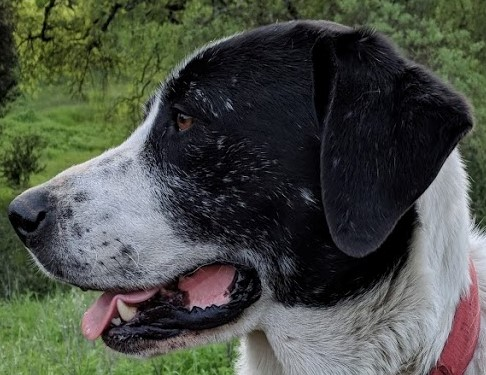
#> input picture sammy_face.jpg, 486 x 375 px, found by its file name
$ jupyter execute --allow-errors 'Edge and Grid detection.ipynb'   (shell and % lines are left out)
#> lines starting #> are read from the running program, lines starting #| are printed output that depends on the picture; after the words box and inside, x2 and y2 are one past the last pixel; in counts of white or black regions, pixels touching at a corner belong together
### Canny Edge Detection algorithm which is a mutli stage process of finding the edges in an image. The steps are as follows -
#### 1 - Find the intensity gradients of the image.
#### 2 - Apply non-maximum suppression to get rid of spurious response to edge detection.
#### 3 - Apply double threshold to detect potential edges.
#### 4 - Track edges by hysteresis: Finalize the detection of edges by suppressing all the other edges that are weak and not connected to strong edges.
##### Canny algorithm also requires users to decide on low and high threshold values.

[cell 1]
import cv2
import numpy as np
import matplotlib.pyplot as plt

[cell 2]
img = cv2.imread('Computer-Vision-with-Python/DATA/sammy_face.jpg')
#> img is the input picture: shape (375, 486, 3); mean B, G, R 70, 78.7, 74.2

[cell 3]
plt.imshow(img)

[cell 4]
edges = cv2.Canny(image= img, threshold1 = 127, threshold2 = 127 )
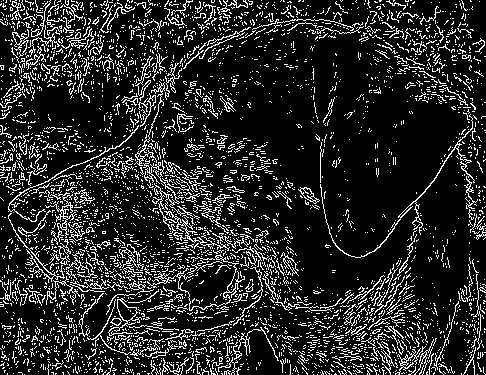
#> edges: shape (375, 486); 15.6% white in thin lines or dots

[cell 5]
plt.imshow(edges)

#### We should always use blurring before detecting edges as it will remove the noise and clear the edges of any random disturbance. Then we can play with threshold values. We have a formula for finding a good threshold value pair.

#> (a cell that did not finish here is left out)

#> (a cell that did not finish here is left out)

#> (a cell that did not finish here is left out)

#> (a cell that did not finish here is left out)

[cell 10]
plt.imshow(edges)

[cell 11]
blurred_img = cv2.blur(img, ksize = (5,5))
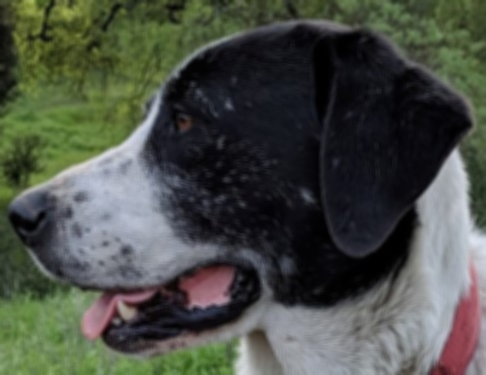
#> blurred_img: shape (375, 486, 3); mean B, G, R 70, 78.7, 74.2

#> (a cell that did not finish here is left out)

[cell 13]
plt.imshow(edges)

# GRID DETECTION

#### Grid patterns are used to calibrate cameras and track motion. We put it in front of any object we want to track and as the grid moves, the tracking is also done.

[cell 14]
flat_chess = cv2.imread('Computer-Vision-with-Python/DATA/flat_chessboard.png')
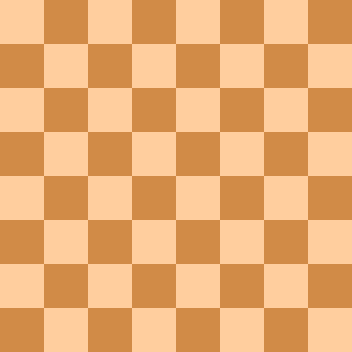
#> input picture flat_chessboard.png, 352 x 352 px, found by its file name
#> flat_chess is the input picture: shape (352, 352, 3); mean B, G, R 114.5, 172.5, 232

[cell 15]
plt.imshow(flat_chess) # Grid must be specifically made to look like a chessboard and place it on top of the object

[cell 16]
found,corners = cv2.findChessboardCorners(flat_chess, (7,7))
#> found = True; corners = 49 rows, first 8: [43.5, 43.5], [87.5, 43.5], [131.5, 43.5], [175.5, 43.5], [219.5, 43.5], [263.5, 43.5], [307.5, 43.5], [43.5, 87.5]

[cell 17]
found
#> Out = True

[cell 18]
corners
#> Out has the same summary as corners

[cell 19]
chess_copy = cv2.drawChessboardCorners(flat_chess,(7,7), corners, found)
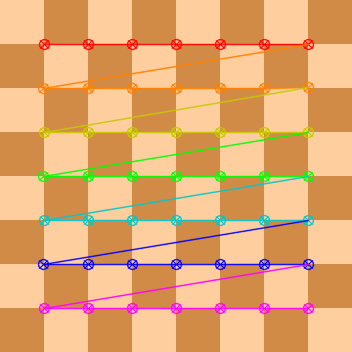
#> chess_copy: shape (352, 352, 3); mean B, G, R 114, 169.3, 226.1

[cell 20]
plt.imshow(chess_copy)

[cell 21]
dots = cv2.imread('Computer-Vision-with-Python/DATA/dot_grid.png')
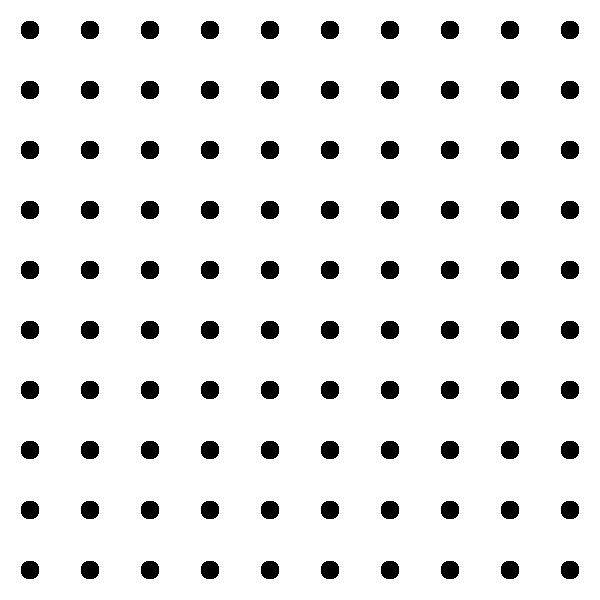
#> input picture dot_grid.png, 600 x 600 px, found by its file name
#> dots is the input picture: shape (600, 600, 3); 92.3% white; 100 black regions, largest, box (x1, y1, x2, y2) and area: (21, 21, 39, 39) 276, (81, 21, 99, 39) 276, (141, 21, 159, 39) 276

[cell 22]
plt.imshow(dots)

[cell 23]
found, corners = cv2.findCirclesGrid(dots, (10,10), cv2.CALIB_CB_SYMMETRIC_GRID)
#> corners = 100 rows, first 8: [29.5, 29.5], [89.5, 29.5], [149.5, 29.5], [209.5, 29.5], [269.5, 29.5], [329.5, 29.5], [389.5, 29.5], [449.5, 29.5]

[cell 24]
found
#> Out = True

[cell 25]
dots_copy = cv2.drawChessboardCorners(dots, (10,10), corners, found)
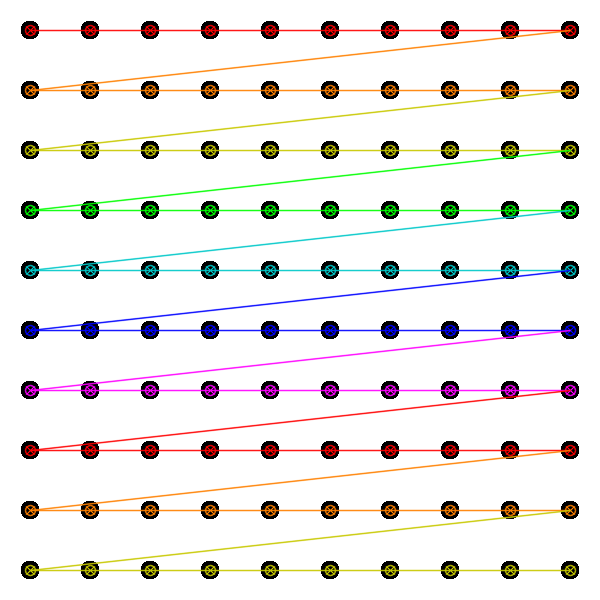
#> dots_copy: shape (600, 600, 3); mean B, G, R 231.4, 233.7, 236.3
